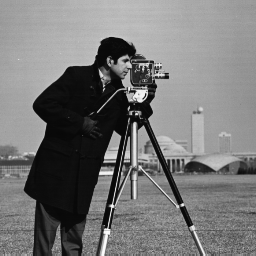
%> input picture HW1/HW1/cameraman.tif, 256 x 256 px
$ octave HW1_Part7.m   (GNU Octave 9; MATLAB toolbox functions it lacks are replaced by stand-ins)
%> lines starting %> are read from the running program, lines starting %| are printed output that depends on the picture
%%
% Homework Solution - HW1
% Mohammad Sadegh Kalami Yazdi
% Student ID: 402811068
close all; clear
%% 1 - Compute the 2D DFT using 1D DFTs
image_path = 'D:\My-Documants\PhD\Term_03_1403\HW1_402811068\HW1\cameraman.tif';
img = imread(image_path);
%> img is the input picture: size 256x256 uint8; min 7, max 253, mean 118.7

if size(img, 3) == 3
    img = rgb2gray(img);
end

% Convert the image to double precision for computation
img = double(img);
%> img: size 256x256 double

% a) Compute the 1D DFT of each row
F_row = fft(img, [], 2);

% b) Compute the 1D DFT of each column of the result from step (a)
F = fft(F_row, [], 1);

% c) Transpose the result
F_transposed = F.';

figure;
subplot(1, 3, 1);
imshow(uint8(img));
title('Original Image');

subplot(1, 3, 2);
imshow(log(abs(F) + 1), []);
colormap(gca, jet); colorbar;
title('Magnitude Spectrum of 2D DFT');

subplot(1, 3, 3);
imshow(log(abs(F_transposed) + 1), []);
colormap(gca, jet); colorbar;
title('Magnitude Spectrum of Transposed DFT');

%% 2 - Swap the Phase Components of the DFTs of Two Images
img1 = imread('cameraman.tif'); % First image
img2 = imread('moon.tif');      % Second image
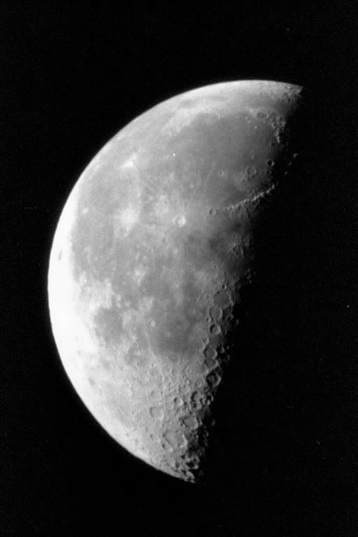
%> input picture HW1/HW1/moon.tif, 358 x 537 px
%> img2 is the input picture: size 537x358 uint8; min 0, max 253, mean 52.9

if size(img1, 3) == 3
    img1 = rgb2gray(img1);
end
if size(img2, 3) == 3
    img2 = rgb2gray(img2);
end

img2 = imresize(img2, size(img1));
%> img2: size 256x256 uint8

img1 = double(img1);
img2 = double(img2);
%> img2: size 256x256 double

% Compute the 2D DFTs of both images
F1 = fft2(img1);
F2 = fft2(img2);

mag1 = abs(F1);
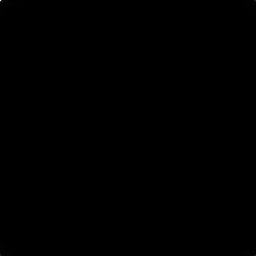
%> mag1: size 256x256 double; min 12, max 7780728, mean 4834.7; drawn with min black and max white
phase1 = angle(F1);
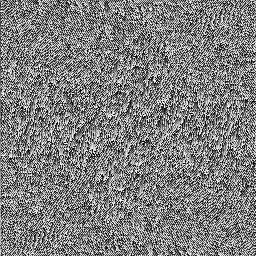
%> phase1: size 256x256 double; min -3.14, max 3.14, mean 9.59e-05; drawn with min black and max white

mag2 = abs(F2);
phase2 = angle(F2);
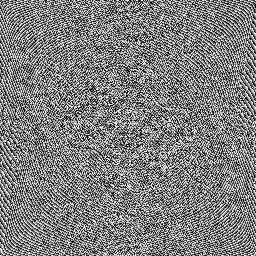
%> phase2: size 256x256 double; min -3.14, max 3.14, mean 9.59e-05; mean of the top-left, top-right, bottom-left and bottom-right quarters -0.00212, -0.00851, 0.0099, 0.0011; drawn with min black and max white

F1_new = mag1 .* exp(1i * phase2);
F2_new = mag2 .* exp(1i * phase1);

img1_new = real(ifft2(F1_new));
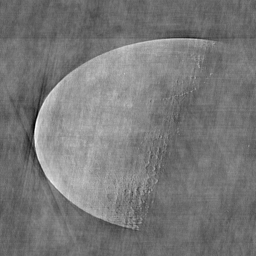
%> img1_new: size 256x256 double; min -186.6, max 460, mean 118.7; drawn with min black and max white
img2_new = real(ifft2(F2_new));
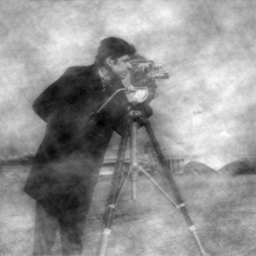
%> img2_new: size 256x256 double; min -149.4, max 196.6, mean 52.9; drawn with min black and max white

figure;
subplot(2, 2, 1);
imshow(uint8(img1));
title('Original Image 1');

subplot(2, 2, 2);
imshow(uint8(img2));
title('Original Image 2');

subplot(2, 2, 3);
imshow(uint8(img1_new));
title('Image 1 with Phase of Image 2');

subplot(2, 2, 4);
imshow(uint8(img2_new));
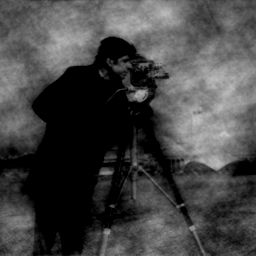
%> displayed picture: size 256x256, on the screen's scale of 0 to 255; min 0, max 197, mean 68.5
title('Image 2 with Phase of Image 1');
